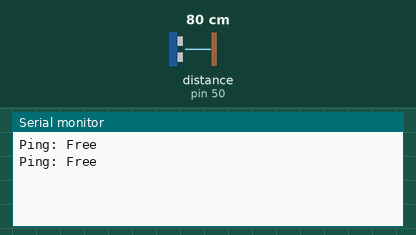
Simulated run of this sketch. Board: Arduino Mega 2560, built with avr-gcc and run on an emulated ATmega2560. On the bench: the last lines printed to the serial monitor. Inputs (shaded band) come from the test bench; at power-on: distance to the obstacle (sensor on pin 50) 80 cm. The echo pulse lasts 58.3 µs per cm.

Above: at 2.8 s.
2.9 s: distance to the obstacle (sensor on pin 50) set to 11 cm
At 3.8 s:
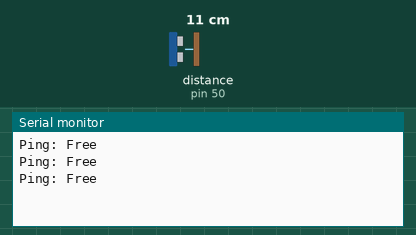
4.4 s: distance to the obstacle (sensor on pin 50) set to 8 cm
At 5.6 s:
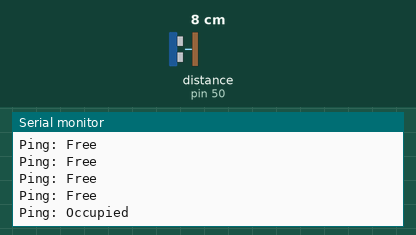

Measured:
- the behaviour switches between 10 and 9 cm on distance to the obstacle (sensor on pin 50) (found by bisection; images 1 and 2)
- after the input at 4.4 s, the serial monitor: prints a new line after 0.61 s (image 2)

The sketch:

SensorToArduino.ino
```cpp
#include <NewPing.h>

#define TRIGGER_PIN 51
#define ECHO_PIN 50
#define MAX_DISTANCE 200

NewPing sonar(TRIGGER_PIN, ECHO_PIN, MAX_DISTANCE);

void setup() {
  // put your setup code here, to run once:
Serial.begin(115200);
}

void loop() {
delay(1000);
Serial.print("Ping: ");
if(sonar.ping_cm() < 10){
Serial.println("Occupied");
  }
 else {
  Serial.println("Free");
  }

}
```
